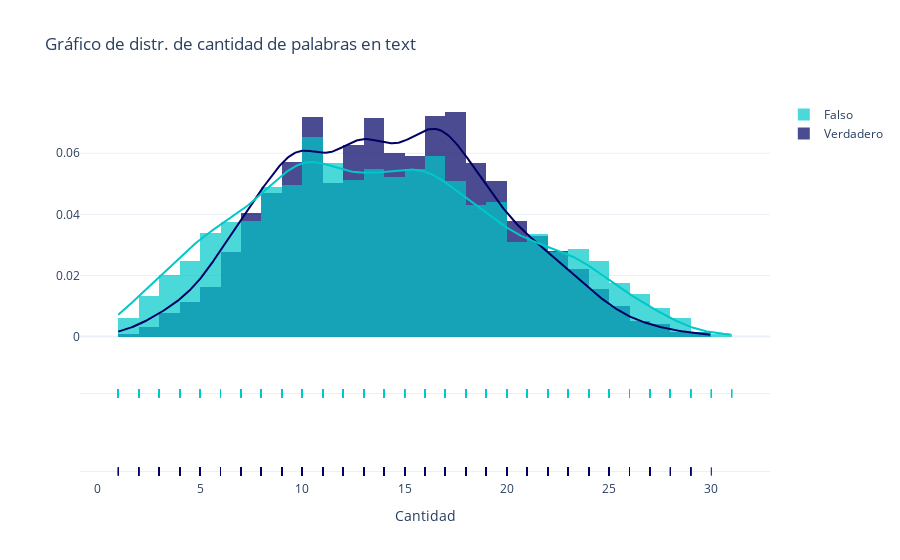
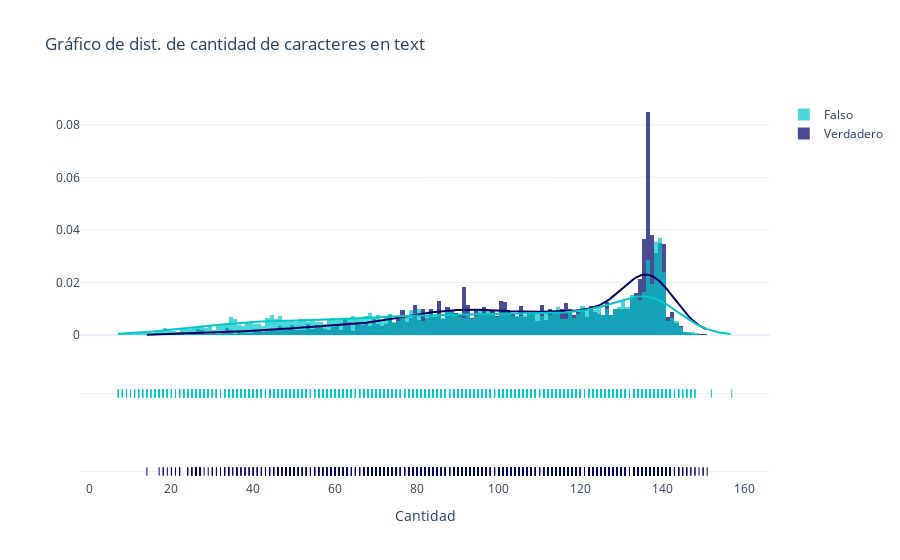
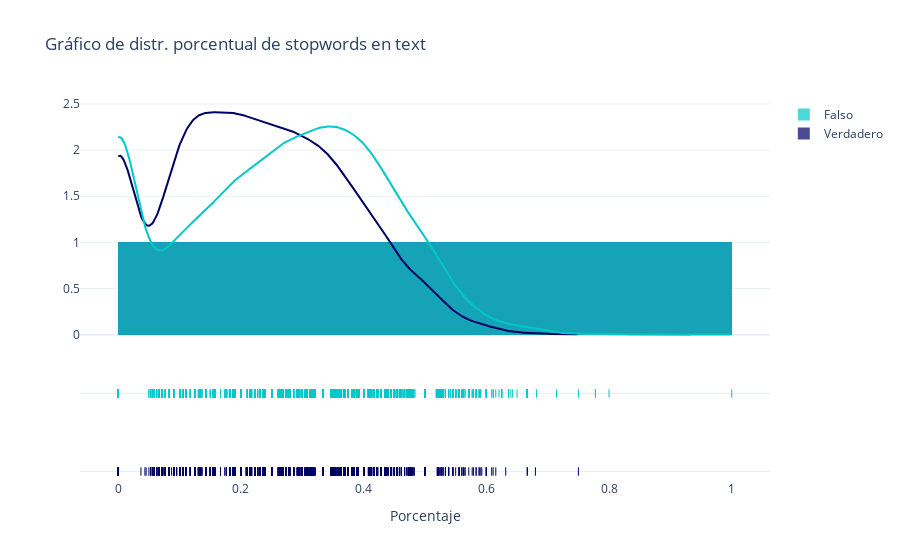
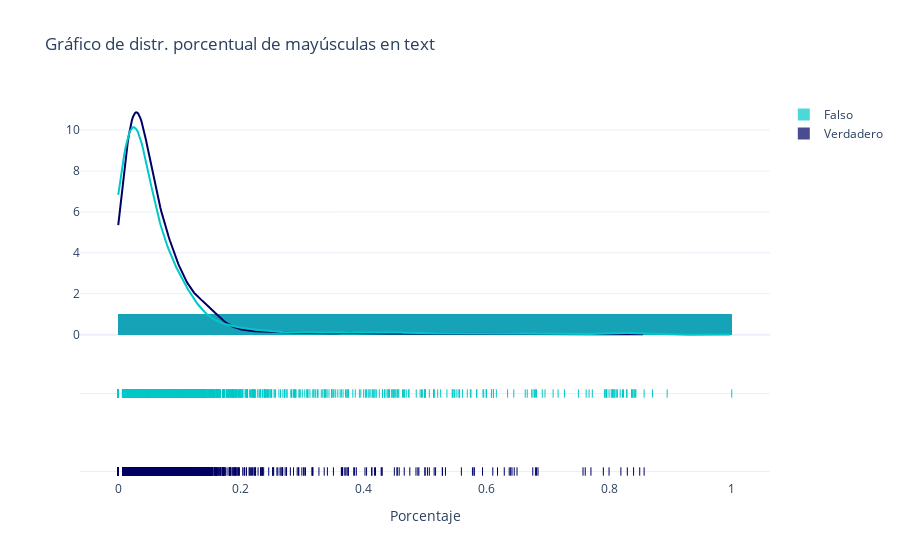

Notebook code cell kept with these figures, in order:
### Markdown cell above
# Gráficos

### Code cell
grafico_distr(train_df, 'cant_palabras', 'Gráfico de distr. de cantidad de palabras en text',  'Cantidad', '')
grafico_distr(train_df, 'cant_caracteres','Gráfico de dist. de cantidad de caracteres en text', 'Cantidad', '')
grafico_distr(train_df, 'cant_stopwords_pct','Gráfico de distr. porcentual de stopwords en text', 'Porcentaje', '')
grafico_distr(train_df, 'cant_mayus_pct', 'Gráfico de distr. porcentual de mayúsculas en text','Porcentaje', '')

### Figure 1 — Plotly figure (JSON) as saved in the notebook; plotly's stock layout.template omitted (floating-point values rounded to 4 significant figures; data arrays with more than 128 entries replaced by an {"elided": "..."} marker saying what was removed)
{"data": [{"autobinx": false, "histnorm": "probability density", "legendgroup": "Verdadero", "marker": {"color": "rgb(0, 0, 100)"}, "name": "Verdadero", "opacity": 0.7, "type": "histogram", "x": {"elided": "3271 int values"}, "xaxis": "x", "xbins": {"end": 30, "size": 1, "start": 1}, "yaxis": "y"}, {"autobinx": false, "histnorm": "probability density", "legendgroup": "Falso", "marker": {"color": "rgb(0, 200, 200)"}, "name": "Falso", "opacity": 0.7, "type": "histogram", "x": {"elided": "4342 int values"}, "xaxis": "x", "xbins": {"end": 31, "size": 1, "start": 1}, "yaxis": "y"}, {"legendgroup": "Verdadero", "marker": {"color": "rgb(0, 0, 100)"}, "mode": "lines", "name": "Verdadero", "showlegend": false, "type": "scatter", "x": {"elided": "500 float values"}, "xaxis": "x", "y": {"elided": "500 float values"}, "yaxis": "y"}, {"legendgroup": "Falso", "marker": {"color": "rgb(0, 200, 200)"}, "mode": "lines", "name": "Falso", "showlegend": false, "type": "scatter", "x": {"elided": "500 float values"}, "xaxis": "x", "y": {"elided": "500 float values"}, "yaxis": "y"}, {"legendgroup": "Verdadero", "marker": {"color": "rgb(0, 0, 100)", "symbol": "line-ns-open"}, "mode": "markers", "name": "Verdadero", "showlegend": false, "type": "scatter", "x": {"elided": "3271 int values"}, "xaxis": "x", "y": {"elided": "3271 str values"}, "yaxis": "y2"}, {"legendgroup": "Falso", "marker": {"color": "rgb(0, 200, 200)", "symbol": "line-ns-open"}, "mode": "markers", "name": "Falso", "showlegend": false, "type": "scatter", "x": {"elided": "4342 int values"}, "xaxis": "x", "y": {"elided": "4342 str values"}, "yaxis": "y2"}], "layout": {"barmode": "overlay", "hovermode": "closest", "legend": {"traceorder": "reversed"}, "title": {"text": "Gráfico de distr. de cantidad de palabras en text"}, "xaxis": {"anchor": "y2", "domain": [0, 1], "title": {"text": "Cantidad"}, "zeroline": false}, "yaxis": {"anchor": "free", "domain": [0.35, 1], "position": 0, "title": {"text": ""}}, "yaxis2": {"anchor": "x", "domain": [0, 0.25], "dtick": 1, "showticklabels": false}}}

### Figure 2 — Plotly figure (JSON) as saved in the notebook; plotly's stock layout.template omitted (floating-point values rounded to 4 significant figures; data arrays with more than 128 entries replaced by an {"elided": "..."} marker saying what was removed)
{"data": [{"autobinx": false, "histnorm": "probability density", "legendgroup": "Verdadero", "marker": {"color": "rgb(0, 0, 100)"}, "name": "Verdadero", "opacity": 0.7, "type": "histogram", "x": {"elided": "3271 int values"}, "xaxis": "x", "xbins": {"end": 151, "size": 1, "start": 14}, "yaxis": "y"}, {"autobinx": false, "histnorm": "probability density", "legendgroup": "Falso", "marker": {"color": "rgb(0, 200, 200)"}, "name": "Falso", "opacity": 0.7, "type": "histogram", "x": {"elided": "4342 int values"}, "xaxis": "x", "xbins": {"end": 157, "size": 1, "start": 7}, "yaxis": "y"}, {"legendgroup": "Verdadero", "marker": {"color": "rgb(0, 0, 100)"}, "mode": "lines", "name": "Verdadero", "showlegend": false, "type": "scatter", "x": {"elided": "500 float values"}, "xaxis": "x", "y": {"elided": "500 float values"}, "yaxis": "y"}, {"legendgroup": "Falso", "marker": {"color": "rgb(0, 200, 200)"}, "mode": "lines", "name": "Falso", "showlegend": false, "type": "scatter", "x": {"elided": "500 float values"}, "xaxis": "x", "y": {"elided": "500 float values"}, "yaxis": "y"}, {"legendgroup": "Verdadero", "marker": {"color": "rgb(0, 0, 100)", "symbol": "line-ns-open"}, "mode": "markers", "name": "Verdadero", "showlegend": false, "type": "scatter", "x": {"elided": "3271 int values"}, "xaxis": "x", "y": {"elided": "3271 str values"}, "yaxis": "y2"}, {"legendgroup": "Falso", "marker": {"color": "rgb(0, 200, 200)", "symbol": "line-ns-open"}, "mode": "markers", "name": "Falso", "showlegend": false, "type": "scatter", "x": {"elided": "4342 int values"}, "xaxis": "x", "y": {"elided": "4342 str values"}, "yaxis": "y2"}], "layout": {"barmode": "overlay", "hovermode": "closest", "legend": {"traceorder": "reversed"}, "title": {"text": "Gráfico de dist. de cantidad de caracteres en text"}, "xaxis": {"anchor": "y2", "domain": [0, 1], "title": {"text": "Cantidad"}, "zeroline": false}, "yaxis": {"anchor": "free", "domain": [0.35, 1], "position": 0, "title": {"text": ""}}, "yaxis2": {"anchor": "x", "domain": [0, 0.25], "dtick": 1, "showticklabels": false}}}

### Figure 3 — Plotly figure (JSON) as saved in the notebook; plotly's stock layout.template omitted (floating-point values rounded to 4 significant figures; data arrays with more than 128 entries replaced by an {"elided": "..."} marker saying what was removed)
{"data": [{"autobinx": false, "histnorm": "probability density", "legendgroup": "Verdadero", "marker": {"color": "rgb(0, 0, 100)"}, "name": "Verdadero", "opacity": 0.7, "type": "histogram", "x": {"elided": "3271 float values"}, "xaxis": "x", "xbins": {"end": 0.75, "size": 1, "start": 0}, "yaxis": "y"}, {"autobinx": false, "histnorm": "probability density", "legendgroup": "Falso", "marker": {"color": "rgb(0, 200, 200)"}, "name": "Falso", "opacity": 0.7, "type": "histogram", "x": {"elided": "4342 float values"}, "xaxis": "x", "xbins": {"end": 1, "size": 1, "start": 0}, "yaxis": "y"}, {"legendgroup": "Verdadero", "marker": {"color": "rgb(0, 0, 100)"}, "mode": "lines", "name": "Verdadero", "showlegend": false, "type": "scatter", "x": {"elided": "500 float values"}, "xaxis": "x", "y": {"elided": "500 float values"}, "yaxis": "y"}, {"legendgroup": "Falso", "marker": {"color": "rgb(0, 200, 200)"}, "mode": "lines", "name": "Falso", "showlegend": false, "type": "scatter", "x": {"elided": "500 float values"}, "xaxis": "x", "y": {"elided": "500 float values"}, "yaxis": "y"}, {"legendgroup": "Verdadero", "marker": {"color": "rgb(0, 0, 100)", "symbol": "line-ns-open"}, "mode": "markers", "name": "Verdadero", "showlegend": false, "type": "scatter", "x": {"elided": "3271 float values"}, "xaxis": "x", "y": {"elided": "3271 str values"}, "yaxis": "y2"}, {"legendgroup": "Falso", "marker": {"color": "rgb(0, 200, 200)", "symbol": "line-ns-open"}, "mode": "markers", "name": "Falso", "showlegend": false, "type": "scatter", "x": {"elided": "4342 float values"}, "xaxis": "x", "y": {"elided": "4342 str values"}, "yaxis": "y2"}], "layout": {"barmode": "overlay", "hovermode": "closest", "legend": {"traceorder": "reversed"}, "title": {"text": "Gráfico de distr. porcentual de stopwords en text"}, "xaxis": {"anchor": "y2", "domain": [0, 1], "title": {"text": "Porcentaje"}, "zeroline": false}, "yaxis": {"anchor": "free", "domain": [0.35, 1], "position": 0, "title": {"text": ""}}, "yaxis2": {"anchor": "x", "domain": [0, 0.25], "dtick": 1, "showticklabels": false}}}

### Figure 4 — Plotly figure (JSON) as saved in the notebook; plotly's stock layout.template omitted (floating-point values rounded to 4 significant figures; data arrays with more than 128 entries replaced by an {"elided": "..."} marker saying what was removed)
{"data": [{"autobinx": false, "histnorm": "probability density", "legendgroup": "Verdadero", "marker": {"color": "rgb(0, 0, 100)"}, "name": "Verdadero", "opacity": 0.7, "type": "histogram", "x": {"elided": "3271 float values"}, "xaxis": "x", "xbins": {"end": 0.8571, "size": 1, "start": 0}, "yaxis": "y"}, {"autobinx": false, "histnorm": "probability density", "legendgroup": "Falso", "marker": {"color": "rgb(0, 200, 200)"}, "name": "Falso", "opacity": 0.7, "type": "histogram", "x": {"elided": "4342 float values"}, "xaxis": "x", "xbins": {"end": 1, "size": 1, "start": 0}, "yaxis": "y"}, {"legendgroup": "Verdadero", "marker": {"color": "rgb(0, 0, 100)"}, "mode": "lines", "name": "Verdadero", "showlegend": false, "type": "scatter", "x": {"elided": "500 float values"}, "xaxis": "x", "y": {"elided": "500 float values"}, "yaxis": "y"}, {"legendgroup": "Falso", "marker": {"color": "rgb(0, 200, 200)"}, "mode": "lines", "name": "Falso", "showlegend": false, "type": "scatter", "x": {"elided": "500 float values"}, "xaxis": "x", "y": {"elided": "500 float values"}, "yaxis": "y"}, {"legendgroup": "Verdadero", "marker": {"color": "rgb(0, 0, 100)", "symbol": "line-ns-open"}, "mode": "markers", "name": "Verdadero", "showlegend": false, "type": "scatter", "x": {"elided": "3271 float values"}, "xaxis": "x", "y": {"elided": "3271 str values"}, "yaxis": "y2"}, {"legendgroup": "Falso", "marker": {"color": "rgb(0, 200, 200)", "symbol": "line-ns-open"}, "mode": "markers", "name": "Falso", "showlegend": false, "type": "scatter", "x": {"elided": "4342 float values"}, "xaxis": "x", "y": {"elided": "4342 str values"}, "yaxis": "y2"}], "layout": {"barmode": "overlay", "hovermode": "closest", "legend": {"traceorder": "reversed"}, "title": {"text": "Gráfico de distr. porcentual de mayúsculas en text"}, "xaxis": {"anchor": "y2", "domain": [0, 1], "title": {"text": "Porcentaje"}, "zeroline": false}, "yaxis": {"anchor": "free", "domain": [0.35, 1], "position": 0, "title": {"text": ""}}, "yaxis2": {"anchor": "x", "domain": [0, 0.25], "dtick": 1, "showticklabels": false}}}
